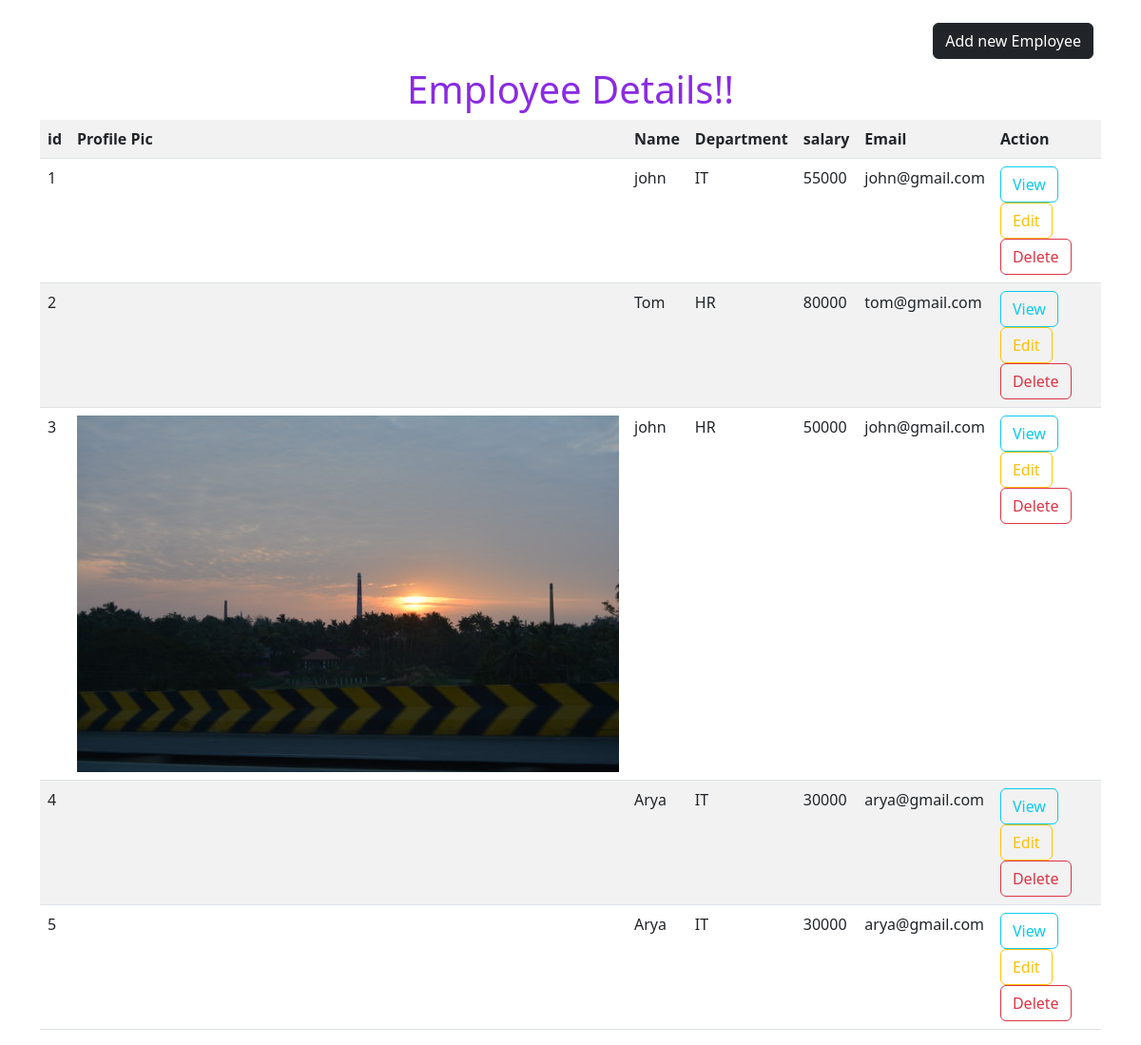
The page /emp/all/ on the database its author committed.
### crm/models.py (models this page shows, shortened)
class Employee(models.Model):
    name=models.CharField(max_length=250)
    dept=models.CharField(max_length=120)
    options=(
        ("male","male"),
        ("female","female")
    )
    gender=models.CharField(max_length=200,choices=options,default="male")
    salary=models.PositiveIntegerField()
    email=models.EmailField()
    profile_pic=models.ImageField(upload_to="images",null=True,blank=True)
    address=models.CharField(max_length=200)

### crm/views.py (the view)
# urls.py: path('emp/all/',crm_views.EmployeeListView.as_view(),name="emp-list"),
class EmployeeListView(View):
    def get(self,request,*args,**kwargs):
        qs=Employee.objects.all()
        return render(request,'emp-list.html',{'emps':qs})

### crm/templates/emp-list.html (shortened to what this page needs)
<!DOCTYPE html>
<html lang="en">
<head>
    <link href="https://cdn.jsdelivr.net/npm/bootstrap@5.3.0-alpha1/dist/css/bootstrap.min.css" rel="stylesheet">
</head>
<body>
    <div class="container">
        <div class="d-flex flex-row-reverse">
            <div class="p-2"><a href="{%url 'emp-add'%}" class="mt-3 btn btn-dark">Add new Employee</a></div>
        </div>
        <h1 class="text-center" style="color:blueviolet">Employee Details!!</h1>
        <table class="table table-striped">
            <tr>
                <th>id</th>
                <th>Profile Pic</th>
                <th>Name</th>
                <th>Department</th>
                <th>salary</th>
                <th>Email</th>
                <th>Action</th>
            </tr>
            {%for i in emps%}
            <tr>
                <td>{{forloop.counter}}</td>
                <td>
                    {%if i.profile_pic%}
                    <img src="{{i.profile_pic.url}}" alt="">
                    {%endif%}
                </td>
                <td>{{i.name}}</td>
                <td>{{i.dept}}</td>
                <td>{{i.salary}}</td>
                <td>{{i.email}}</td>
                <td>
                <a href="{%url 'emp-detail' i.id%}" class="btn btn-outline-info">View</a>
                <a href="{%url 'emp-edit' i.id%}" class="btn btn-outline-warning">Edit</a>
                <a href="{%url 'emp-delete' i.id%}" class="btn btn-outline-danger">Delete</a>
                </td>
            </tr>
            {%endfor%}
        </table>
    </div>
</body>
</html>

### rows shown on the page
Employee: name "john", dept "IT", salary "55000", email "john@gmail.com"
Employee: name "Tom", dept "HR", salary "80000", email "tom@gmail.com"
Employee: profile_pic (picture), name "john", dept "HR", salary "50000", email "john@gmail.com"
Employee: name "Arya", dept "IT", salary "30000", email "arya@gmail.com"
Employee: name "Arya", dept "IT", salary "30000", email "arya@gmail.com"
